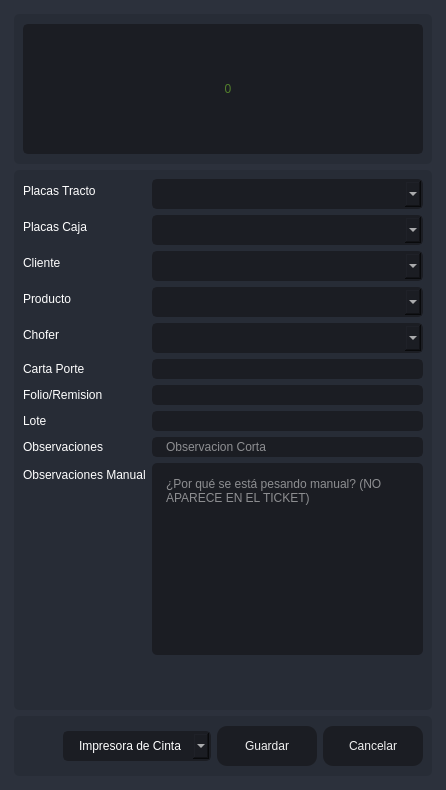
       <widget class="QFrame" name="frame_center">
        <property name="sizePolicy">
         <sizepolicy hsizetype="Expanding" vsizetype="Expanding">
          <horstretch>0</horstretch>
          <verstretch>0</verstretch>
         </sizepolicy>
        </property>
        <property name="styleSheet">
         <string notr="true">background-color: rgb(40, 44, 52);</string>
        </property>
        <property name="frameShape">
         <enum>QFrame::NoFrame</enum>
        </property>
        <property name="frameShadow">
         <enum>QFrame::Raised</enum>
        </property>
        <layout class="QHBoxLayout" name="horizontalLayout_2">
         <property name="spacing">
          <number>0</number>
         </property>
         <property name="leftMargin">
          <number>0</number>
         </property>
         <property name="topMargin">
          <number>0</number>
         </property>
         <property name="rightMargin">
          <number>0</number>
         </property>
         <property name="bottomMargin">
          <number>0</number>
         </property>
         <item>
          <widget class="QFrame" name="frame_content_right">
           <property name="styleSheet">
            <string notr="true">background-color: rgb(44, 49, 60);</string>
           </property>
           <property name="frameShape">
            <enum>QFrame::NoFrame</enum>
           </property>
           <property name="frameShadow">
            <enum>QFrame::Raised</enum>
           </property>
           <layout class="QVBoxLayout" name="verticalLayout_4">
            <property name="spacing">
             <number>0</number>
            </property>
            <property name="leftMargin">
             <number>0</number>
            </property>
            <property name="topMargin">
             <number>0</number>
            </property>
            <property name="rightMargin">
             <number>0</number>
            </property>
            <property name="bottomMargin">
             <number>0</number>
            </property>
            <item>
             <widget class="QFrame" name="frame_content">
              <property name="frameShape">
               <enum>QFrame::NoFrame</enum>
              </property>
              <property name="frameShadow">
               <enum>QFrame::Raised</enum>
              </property>
              <layout class="QVBoxLayout" name="verticalLayout_9">
               <property name="spacing">
                <number>0</number>
               </property>
               <property name="leftMargin">
                <number>5</number>
               </property>
               <property name="topMargin">
                <number>5</number>
               </property>
               <property name="rightMargin">
                <number>5</number>
               </property>
               <property name="bottomMargin">
                <number>5</number>
               </property>
               <item>
                <widget class="QStackedWidget" name="stackedWidget">
                 <property name="styleSheet">
                  <string notr="true">background: transparent;</string>
                 </property>
                 <property name="currentIndex">
                  <number>0</number>
                 </property>
                 <widget class="QWidget" name="page_home">
                  <layout class="QVBoxLayout" name="verticalLayout_10">
                   <item>
                    <widget class="QFrame" name="frame_3">
                     <property name="minimumSize">
                      <size>
                       <width>0</width>
                       <height>150</height>
                      </size>
                     </property>
                     <property name="maximumSize">
                      <size>
                       <width>16777215</width>
                       <height>150</height>
                      </size>
                     </property>
                     <property name="styleSheet">
                      <string notr="true">background-color: rgb(39, 44, 54);
border-radius: 5px;</string>
                     </property>
                     <property name="frameShape">
                      <enum>QFrame::StyledPanel</enum>
                     </property>
                     <property name="frameShadow">
                      <enum>QFrame::Raised</enum>
                     </property>
                     <layout class="QVBoxLayout" name="verticalLayout_11">
                      <item>
                       <layout class="QVBoxLayout" name="verticalLayout_8">
                        <item>
                         <widget class="QLineEdit" name="Peso">
                          <property name="minimumSize">
                           <size>
                            <width>0</width>
                            <height>130</height>
                           </size>
                          </property>
                          <property name="maximumSize">
                           <size>
                            <width>16777215</width>
                            <height>130</height>
                           </size>
                          </property>
                          <property name="styleSheet">
                           <string notr="true">QLineEdit {
	background-color: rgb(27, 29, 35);
	border-radius: 5px;
	border: 2px solid rgb(27, 29, 35);
	padding-left: 10px;
	font: 75 80pt &quot;MS Shell Dlg 2&quot;;	
	color: rgb(138, 226, 52);
}
QLineEdit:hover {
	border: 2px solid rgb(64, 71, 88);
}
QLineEdit:focus {
	border: 2px solid rgb(91, 101, 124);
}</string>
                          </property>
                          <property name="alignment">
                           <set>Qt::AlignCenter</set>
                          </property>
                          <property name="placeholderText">
                           <string>0</string>
                          </property>
                         </widget>
                        </item>
                       </layout>
                      </item>
                     </layout>
                    </widget>
                   </item>
                   <item>
                    <widget class="QFrame" name="frame">
                     <property name="styleSheet">
                      <string notr="true">background-color: rgb(39, 44, 54);
border-radius: 5px;</string>
                     </property>
                     <property name="frameShape">
                      <enum>QFrame::StyledPanel</enum>
                     </property>
                     <property name="frameShadow">
                      <enum>QFrame::Raised</enum>
                     </property>
                     <layout class="QVBoxLayout" name="verticalLayout_5">
                      <item>
                       <layout class="QVBoxLayout" name="verticalLayout_12">
                        <item>
                         <layout class="QFormLayout" name="formLayout">
                          <item row="0" column="0">
                           <widget class="QLabel" name="label_2">
                            <property name="styleSheet">
                             <string notr="true">color: rgb(255, 255, 255);
font: 75 12pt &quot;MS Shell Dlg 2&quot;;</string>
                            </property>
                            <property name="text">
                             <string>Placas Tracto</string>
                            </property>
                           </widget>
                          </item>
                          <item row="0" column="1">
                           <widget class="QComboBox" name="comboBox_placas">
                            <property name="styleSheet">
                             <string notr="true">QComboBox{
	background-color: rgb(27, 29, 35);
	border-radius: 5px;
	border: 2px solid rgb(27, 29, 35);
	padding: 5px;
	padding-left: 14px;
	color: rgb(255, 255, 255);
    font: 75 12pt &quot;MS Shell Dlg 2&quot;;
}
QComboBox:hover{
	border: 2px solid rgb(64, 71, 88);
}
QComboBox QAbstractItemView {
	color: rgb(85, 170, 255);	
	background-color: rgb(27, 29, 35);
	padding: 10px;
	selection-background-color: rgb(39, 44, 54);
}</string>
                            </property>
                           </widget>
                          </item>
                          <item row="1" column="0">
                           <widget class="QLabel" name="label_9">
                            <property name="styleSheet">
                             <string notr="true">color: rgb(255, 255, 255);
font: 75 12pt &quot;MS Shell Dlg 2&quot;;</string>
                            </property>
                            <property name="text">
                             <string>Placas Caja</string>
                            </property>
                           </widget>
                          </item>
                          <item row="1" column="1">
                           <widget class="QComboBox" name="comboBox_PlacasCaja">
                            <property name="styleSheet">
                             <string notr="true">QComboBox{
	background-color: rgb(27, 29, 35);
	border-radius: 5px;
	border: 2px solid rgb(27, 29, 35);
	padding: 5px;
	padding-left: 14px;
	color: rgb(255, 255, 255);
    font: 75 12pt &quot;MS Shell Dlg 2&quot;;
}
QComboBox:hover{
	border: 2px solid rgb(64, 71, 88);
}
QComboBox QAbstractItemView {
	color: rgb(85, 170, 255);	
	background-color: rgb(27, 29, 35);
	padding: 10px;
	selection-background-color: rgb(39, 44, 54);
}</string>
                            </property>
                           </widget>
                          </item>
                          <item row="2" column="0">
                           <widget class="QLabel" name="label_3">
                            <property name="styleSheet">
                             <string notr="true">color: rgb(255, 255, 255);
font: 75 12pt &quot;MS Shell Dlg 2&quot;;</string>
                            </property>
                            <property name="text">
                             <string>Cliente</string>
                            </property>
                           </widget>
                          </item>
                          <item row="2" column="1">
                           <widget class="QComboBox" name="comboBox_cliente">
                            <property name="styleSheet">
                             <string notr="true">QComboBox{
	background-color: rgb(27, 29, 35);
	border-radius: 5px;
	border: 2px solid rgb(27, 29, 35);
	padding: 5px;
	padding-left: 14px;
	color: rgb(255, 255, 255);
    font: 75 12pt &quot;MS Shell Dlg 2&quot;;
}
QComboBox:hover{
	border: 2px solid rgb(64, 71, 88);
}
QComboBox QAbstractItemView {
	color: rgb(85, 170, 255);	
	background-color: rgb(27, 29, 35);
	padding: 10px;
	selection-background-color: rgb(39, 44, 54);
}</string>
                            </property>
                           </widget>
                          </item>
                          <item row="3" column="0">
                           <widget class="QLabel" name="label_5">
                            <property name="styleSheet">
                             <string notr="true">color: rgb(255, 255, 255);
font: 75 12pt &quot;MS Shell Dlg 2&quot;;</string>
                            </property>
                            <property name="text">
                             <string>Producto</string>
                            </property>
                           </widget>
                          </item>
                          <item row="3" column="1">
                           <widget class="QComboBox" name="comboBox_productos">
                            <property name="styleSheet">
                             <string notr="true">QComboBox{
	background-color: rgb(27, 29, 35);
	border-radius: 5px;
	border: 2px solid rgb(27, 29, 35);
	padding: 5px;
	padding-left: 14px;
	color: rgb(255, 255, 255);
    font: 75 12pt &quot;MS Shell Dlg 2&quot;;
}
QComboBox:hover{
	border: 2px solid rgb(64, 71, 88);
}
QComboBox QAbstractItemView {
	color: rgb(85, 170, 255);	
	background-color: rgb(27, 29, 35);
	padding: 10px;
	selection-background-color: rgb(39, 44, 54);
}</string>
                            </property>
                           </widget>
                          </item>
                          <item row="4" column="0">
                           <widget class="QLabel" name="label_6">
                            <property name="styleSheet">
                             <string notr="true">color: rgb(255, 255, 255);
font: 75 12pt &quot;MS Shell Dlg 2&quot;;</string>
                            </property>
                            <property name="text">
                             <string>Chofer</string>
                            </property>
                           </widget>
                          </item>
                          <item row="4" column="1">
                           <widget class="QComboBox" name="comboBox_operador">
                            <property name="styleSheet">
                             <string notr="true">QComboBox{
	background-color: rgb(27, 29, 35);
	border-radius: 5px;
	border: 2px solid rgb(27, 29, 35);
	padding: 5px;
	padding-left: 14px;
	color: rgb(255, 255, 255);
    font: 75 12pt &quot;MS Shell Dlg 2&quot;;
}
QComboBox:hover{
	border: 2px solid rgb(64, 71, 88);
}
QComboBox QAbstractItemView {
	color: rgb(85, 170, 255);	
	background-color: rgb(27, 29, 35);
	padding: 10px;
	selection-background-color: rgb(39, 44, 54);
}</string>
                            </property>
                           </widget>
                          </item>
                          <item row="8" column="0">
                           <widget class="QLabel" name="label_7">
                            <property name="styleSheet">
                             <string notr="true">color: rgb(255, 255, 255);
font: 75 12pt &quot;MS Shell Dlg 2&quot;;</string>
                            </property>
                            <property name="text">
                             <string>Observaciones</string>
                            </property>
                           </widget>
                          </item>
                          <item row="10" column="0">
                           <widget class="Line" name="line">
                            <property name="orientation">
                             <enum>Qt::Horizontal</enum>
                            </property>
                           </widget>
                          </item>
                          <item row="10" column="1">
                           <spacer name="verticalSpacer">
                            <property name="orientation">
                             <enum>Qt::Vertical</enum>
                            </property>
                            <property name="sizeHint" stdset="0">
                             <size>
                              <width>20</width>
                              <height>40</height>
                             </size>
                            </property>
                           </spacer>
                          </item>
                          <item row="5" column="0">
                           <widget class="QLabel" name="label_4">
                            <property name="styleSheet">
                             <string notr="true">color: rgb(255, 255, 255);
font: 75 12pt &quot;MS Shell Dlg 2&quot;;</string>
                            </property>
                            <property name="text">
                             <string>Carta Porte</string>
                            </property>
                           </widget>
                          </item>
                          <item row="6" column="0">
                           <widget class="QLabel" name="label_8">
                            <property name="styleSheet">
                             <string notr="true">color: rgb(255, 255, 255);
font: 75 12pt &quot;MS Shell Dlg 2&quot;;</string>
                            </property>
                            <property name="text">
                             <string>Folio/Remision</string>
                            </property>
                           </widget>
                          </item>
                          <item row="7" column="0">
                           <widget class="QLabel" name="label_10">
                            <property name="styleSheet">
                             <string notr="true">color: rgb(255, 255, 255);
font: 75 12pt &quot;MS Shell Dlg 2&quot;;</string>
                            </property>
                            <property name="text">
                             <string>Lote</string>
                            </property>
                           </widget>
                          </item>
                          <item row="6" column="1">
                           <widget class="QLineEdit" name="folio">
                            <property name="styleSheet">
                             <string notr="true">QLineEdit {
	background-color: rgb(27, 29, 35);
	border-radius: 5px;
	border: 2px solid rgb(27, 29, 35);
	padding-left: 10px;
	font: 75 12pt &quot;MS Shell Dlg 2&quot;;
	color: rgb(255, 255, 255);
}
QLineEdit:hover {
	border: 2px solid rgb(64, 71, 88);
}
QLineEdit:focus {
	border: 2px solid rgb(91, 101, 124);
}</string>
                            </property>
                           </widget>
                          </item>
                          <item row="7" column="1">
                           <widget class="QLineEdit" name="lote">
                            <property name="styleSheet">
                             <string notr="true">QLineEdit {
	background-color: rgb(27, 29, 35);
	border-radius: 5px;
	border: 2px solid rgb(27, 29, 35);
	padding-left: 10px;
	font: 75 12pt &quot;MS Shell Dlg 2&quot;;
	color: rgb(255, 255, 255);
}
QLineEdit:hover {
	border: 2px solid rgb(64, 71, 88);
}
QLineEdit:focus {
	border: 2px solid rgb(91, 101, 124);
}</string>
                            </property>
                           </widget>
                          </item>
                          <item row="5" column="1">
                           <widget class="QLineEdit" name="cartaporte">
                            <property name="styleSheet">
                             <string notr="true">QLineEdit {
	background-color: rgb(27, 29, 35);
	border-radius: 5px;
	border: 2px solid rgb(27, 29, 35);
	padding-left: 10px;
	font: 75 12pt &quot;MS Shell Dlg 2&quot;;
	color: rgb(255, 255, 255);
}
QLineEdit:hover {
	border: 2px solid rgb(64, 71, 88);
}
QLineEdit:focus {
	border: 2px solid rgb(91, 101, 124);
}</string>
                            </property>
                           </widget>
                          </item>
                          <item row="9" column="0">
                           <widget class="QLabel" name="label_11">
                            <property name="styleSheet">
                             <string notr="true">color: rgb(255, 255, 255);
font: 75 12pt &quot;MS Shell Dlg 2&quot;;</string>
                            </property>
                            <property name="text">
                             <string>Observaciones Manual</string>
                            </property>
                           </widget>
                          </item>
                          <item row="9" column="1">
                           <widget class="QPlainTextEdit" name="Observaciones_Manual">
                            <property name="styleSheet">
                             <string notr="true">QPlainTextEdit {
	background-color: rgb(27, 29, 35);
	border-radius: 5px;
	padding: 10px;
    color: rgb(255, 255, 255);
	font: 75 12pt &quot;MS Shell Dlg 2&quot;;
}
QPlainTextEdit:hover {
	border: 2px solid rgb(64, 71, 88);
}
QPlainTextEdit:focus {
	border: 2px solid rgb(91, 101, 124);
}</string>
                            </property>
                            <property name="placeholderText">
                             <string>¿Por qué se está pesando manual? (NO APARECE EN EL TICKET)</string>
                            </property>
                           </widget>
                          </item>
                          <item row="8" column="1">
                           <widget class="QLineEdit" name="observaciones">
                            <property name="styleSheet">
                             <string notr="true">QLineEdit {
	background-color: rgb(27, 29, 35);
	border-radius: 5px;
	border: 2px solid rgb(27, 29, 35);
	padding-left: 10px;
	font: 75 12pt &quot;MS Shell Dlg 2&quot;;
	color: rgb(255, 255, 255);
}
QLineEdit:hover {
	border: 2px solid rgb(64, 71, 88);
}
QLineEdit:focus {
	border: 2px solid rgb(91, 101, 124);
}</string>
                            </property>
                            <property name="maxLength">
                             <number>125</number>
                            </property>
                            <property name="placeholderText">
                             <string>Observacion Corta</string>
                            </property>
                           </widget>
                          </item>
                         </layout>
                        </item>
                       </layout>
                      </item>
                     </layout>
                    </widget>
                   </item>
                   <item>
                    <widget class="QFrame" name="frame_2">
                     <property name="minimumSize">
                      <size>
                       <width>0</width>
                       <height>60</height>
                      </size>
                     </property>
                     <property name="maximumSize">
                      <size>
                       <width>16777215</width>
                       <height>60</height>
                      </size>
                     </property>
                     <property name="styleSheet">
                      <string notr="true">background-color: rgb(39, 44, 54);
border-radius: 5px;</string>
                     </property>
                     <property name="frameShape">
                      <enum>QFrame::StyledPanel</enum>
                     </property>
                     <property name="frameShadow">
                      <enum>QFrame::Raised</enum>
                     </property>
                     <layout class="QHBoxLayout" name="horizontalLayout_9">
                      <item>
                       <layout class="QGridLayout" name="gridLayout">
                        <item row="0" column="3">
                         <widget class="QPushButton" name="btnr">
                          <property name="minimumSize">
                           <size>
                            <width>100</width>
                            <height>40</height>
                           </size>
                          </property>
                          <property name="styleSheet">
                           <string notr="true">QPushButton {
	border-color: rgb(27, 29, 35);
	font: 75 10pt &quot;MS Shell Dlg 2&quot;;
	color: rgb(240, 240, 240);
	background-color: rgb(27, 29, 35);
	border: 0px solid;
	border-radius: 10px;	
}
QPushButton:hover {
	background-color:rgb(44, 49, 60);
	border-color: rgb(27, 29, 35);
	border: 2px solid;
}</string>
                          </property>
                          <property name="text">
                           <string>Cancelar</string>
                          </property>
                         </widget>
                        </item>
                        <item row="0" column="0">
                         <spacer name="horizontalSpacer">
                          <property name="orientation">
                           <enum>Qt::Horizontal</enum>
                          </property>
                          <property name="sizeHint" stdset="0">
                           <size>
                            <width>40</width>
                            <height>20</height>
                           </size>
                          </property>
                         </spacer>
                        </item>
                        <item row="0" column="2">
                         <widget class="QPushButton" name="btn_guardar">
                          <property name="minimumSize">
                           <size>
                            <width>100</width>
                            <height>40</height>
                           </size>
                          </property>
                          <property name="styleSheet">
                           <string notr="true">QPushButton {
	border-color: rgb(27, 29, 35);
	font: 75 10pt &quot;MS Shell Dlg 2&quot;;
	color: rgb(240, 240, 240);
	background-color: rgb(27, 29, 35);
	border: 0px solid;
	border-radius: 10px;	
}
QPushButton:hover {
	background-color:rgb(44, 49, 60);
	border-color: rgb(27, 29, 35);
	border: 2px solid;
}</string>
                          </property>
                          <property name="text">
                           <string>Guardar</string>
                          </property>
                         </widget>
                        </item>
                        <item row="0" column="1">
                         <widget class="QComboBox" name="comboBox_impresora">
                          <property name="styleSheet">
                           <string notr="true">QComboBox{
	background-color: rgb(27, 29, 35);
	border-radius: 5px;
	border: 2px solid rgb(27, 29, 35);
	padding: 5px;
	padding-left: 14px;
	color: rgb(255, 255, 255);
    font: 75 12pt &quot;MS Shell Dlg 2&quot;;
}
QComboBox:hover{
	border: 2px solid rgb(64, 71, 88);
}
QComboBox QAbstractItemView {
	color: rgb(85, 170, 255);	
	background-color: rgb(27, 29, 35);
	padding: 10px;
	selection-background-color: rgb(39, 44, 54);
}</string>
                          </property>
                          <item>
                           <property name="text">
                            <string>Impresora de Cinta</string>
                           </property>
                          </item>
                          <item>
                           <property name="text">
                            <string>Impresora Windows</string>
                           </property>
                          </item>
                         </widget>
                        </item>
                       </layout>
                      </item>
                     </layout>
                    </widget>
                   </item>
                  </layout>
                 </widget>
                </widget>
               </item>
              </layout>
             </widget>
            </item>
           </layout>
          </widget>
         </item>
        </layout>
       </widget>
